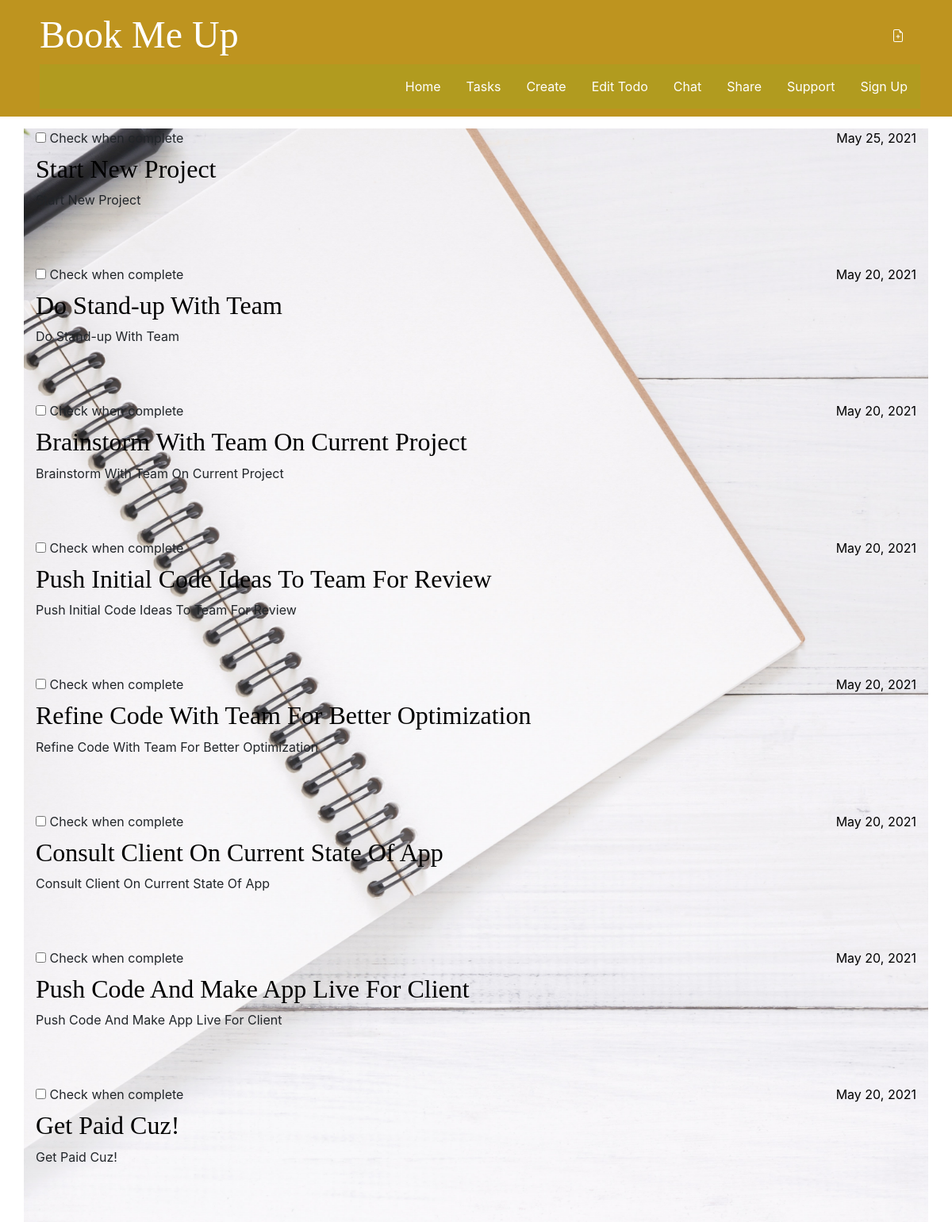
The app's page /, older data.
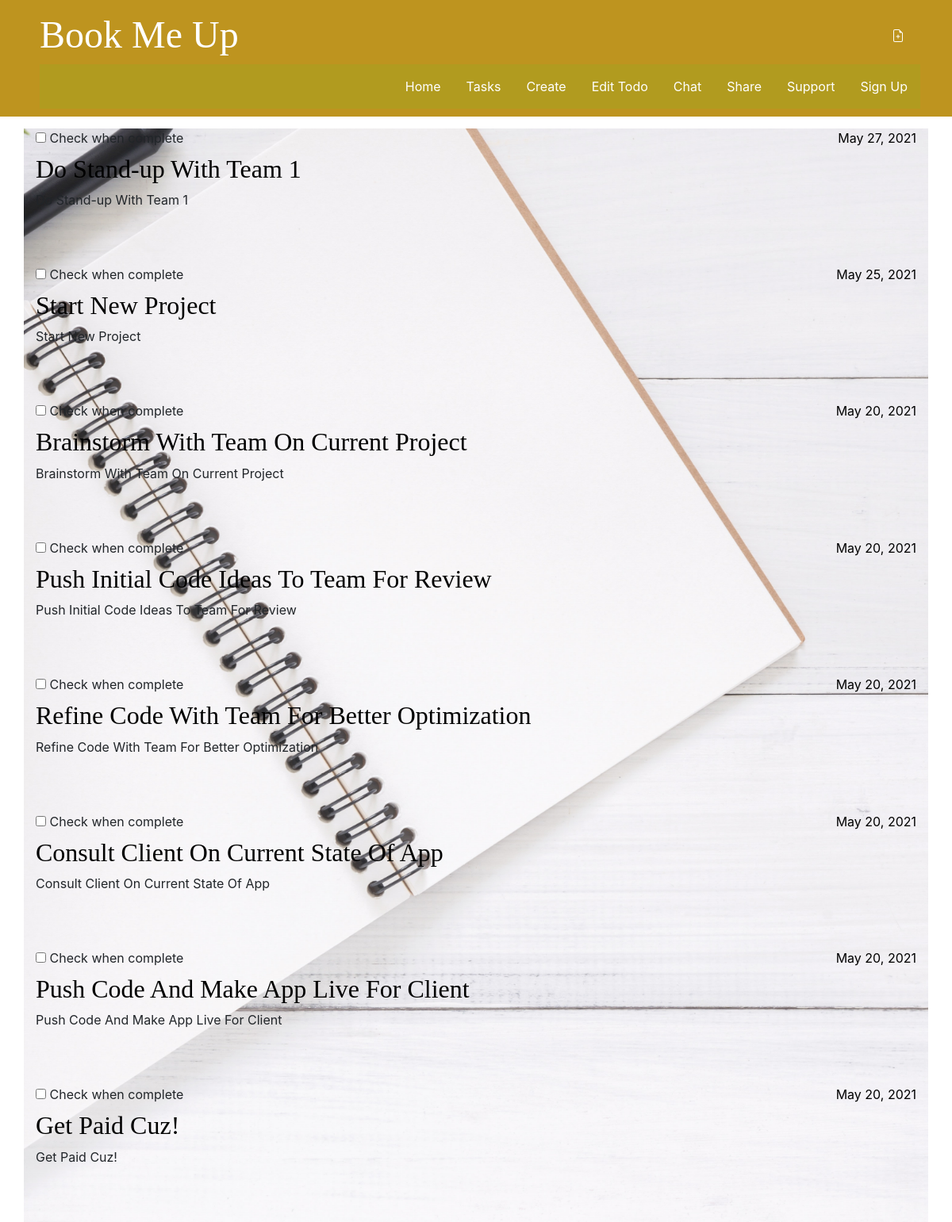
The same page, newer data.
### main/models.py (models this page shows, shortened)
class Todo(models.Model):
    text = models.CharField(max_length=280)
    created_date = models.DateField(auto_now_add=True)
    due_date = models.DateField(blank=True, null=True)
    done = models.BooleanField(default=False)
    user = models.ForeignKey(User, on_delete=models.CASCADE, related_name="todos")

### main/views.py (the view)
# urls.py: path('', views.todo_list, name='todo_list'),
def todo_list(request):
    todos = Todo.objects.filter(created_date__lte=timezone.now()).order_by('-created_date')
    return render(request, 'main/todo_list.html', {'todos': todos})

### templates/main/todo_list.html
{% extends 'base.html' %}
{% block content %}
    {% for todo in todos %}
        <article class="post">
            <time class="date">
                {{ todo.created_date }}
            </time>
            <label>
                <input type="checkbox">
                <span class="checkable">Check when complete</span>
              </label>
            <h2><a href="{% url 'todo_detail' pk=todo.pk %}">{{ todo.text }}</a></h2>
            <p>{{ todo.text|linebreaksbr }}</p>
        </article>
    {% endfor %}
{% endblock %}

Row changes from the older to the newer data that the page shows:
changed Todo: created_date "May 20, 2021" → "May 27, 2021"; text "Do Stand-up With Team" → "Do Stand-up With Team 1"; moves up the list
